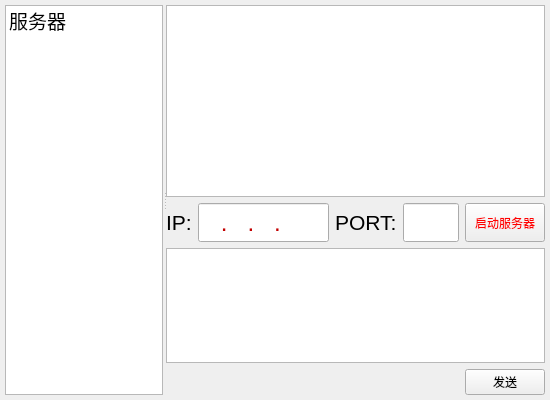
<?xml version="1.0" encoding="UTF-8"?>
<ui version="4.0">
 <class>ChatSocket</class>
 <widget class="QWidget" name="ChatSocket">
  <property name="geometry">
   <rect>
    <x>0</x>
    <y>0</y>
    <width>550</width>
    <height>400</height>
   </rect>
  </property>
  <property name="windowTitle">
   <string>聊天服务器</string>
  </property>
  <layout class="QHBoxLayout" name="horizontalLayout_3">
   <property name="spacing">
    <number>0</number>
   </property>
   <property name="leftMargin">
    <number>5</number>
   </property>
   <property name="topMargin">
    <number>5</number>
   </property>
   <property name="rightMargin">
    <number>5</number>
   </property>
   <property name="bottomMargin">
    <number>5</number>
   </property>
   <item>
    <widget class="QSplitter" name="splitter">
     <property name="sizePolicy">
      <sizepolicy hsizetype="Preferred" vsizetype="Preferred">
       <horstretch>0</horstretch>
       <verstretch>0</verstretch>
      </sizepolicy>
     </property>
     <property name="orientation">
      <enum>Qt::Horizontal</enum>
     </property>
     <property name="opaqueResize">
      <bool>true</bool>
     </property>
     <property name="handleWidth">
      <number>3</number>
     </property>
     <property name="childrenCollapsible">
      <bool>false</bool>
     </property>
     <widget class="QWidget" name="horizontalLayoutWidget">
      <layout class="QHBoxLayout" name="horizontalLayout_4">
       <property name="topMargin">
        <number>0</number>
       </property>
       <item>
        <widget class="QListWidget" name="listWidget">
         <property name="font">
          <font>
           <pointsize>14</pointsize>
          </font>
         </property>
         <property name="gridSize">
          <size>
           <width>0</width>
           <height>30</height>
          </size>
         </property>
         <property name="currentRow">
          <number>-1</number>
         </property>
         <item>
          <property name="text">
           <string>服务器</string>
          </property>
         </item>
        </widget>
       </item>
      </layout>
     </widget>
     <widget class="QWidget" name="verticalLayoutWidget">
      <layout class="QVBoxLayout" name="verticalLayout_2" stretch="5,1,3,1">
       <property name="sizeConstraint">
        <enum>QLayout::SetDefaultConstraint</enum>
       </property>
       <property name="topMargin">
        <number>0</number>
       </property>
       <item>
        <widget class="QTextEdit" name="recv_textEdit">
         <property name="font">
          <font>
           <pointsize>18</pointsize>
          </font>
         </property>
         <property name="styleSheet">
          <string notr="true">color: rgb(0, 0, 195);</string>
         </property>
        </widget>
       </item>
       <item>
        <layout class="QHBoxLayout" name="horizontalLayout" stretch="1,7,2,3,3">
         <item>
          <widget class="QLabel" name="label">
           <property name="font">
            <font>
             <pointsize>16</pointsize>
            </font>
           </property>
           <property name="text">
            <string>IP:</string>
           </property>
          </widget>
         </item>
         <item>
          <widget class="QLineEdit" name="ipLineEdit">
           <property name="sizePolicy">
            <sizepolicy hsizetype="Expanding" vsizetype="Minimum">
             <horstretch>0</horstretch>
             <verstretch>0</verstretch>
            </sizepolicy>
           </property>
           <property name="font">
            <font>
             <pointsize>18</pointsize>
            </font>
           </property>
           <property name="styleSheet">
            <string notr="true">color: rgb(195, 0, 0);</string>
           </property>
           <property name="inputMask">
            <string>000.000.000.000</string>
           </property>
          </widget>
         </item>
         <item>
          <widget class="QLabel" name="label_2">
           <property name="font">
            <font>
             <pointsize>16</pointsize>
            </font>
           </property>
           <property name="text">
            <string>PORT:</string>
           </property>
          </widget>
         </item>
         <item>
          <widget class="QLineEdit" name="portLineEdit">
           <property name="sizePolicy">
            <sizepolicy hsizetype="Expanding" vsizetype="Minimum">
             <horstretch>0</horstretch>
             <verstretch>0</verstretch>
            </sizepolicy>
           </property>
           <property name="font">
            <font>
             <pointsize>18</pointsize>
            </font>
           </property>
           <property name="styleSheet">
            <string notr="true">color: rgb(195, 0, 0);</string>
           </property>
           <property name="inputMethodHints">
            <set>Qt::ImhNone</set>
           </property>
           <property name="maxLength">
            <number>5</number>
           </property>
          </widget>
         </item>
         <item>
          <widget class="QPushButton" name="btnServer">
           <property name="sizePolicy">
            <sizepolicy hsizetype="Minimum" vsizetype="Minimum">
             <horstretch>0</horstretch>
             <verstretch>0</verstretch>
            </sizepolicy>
           </property>
           <property name="styleSheet">
            <string notr="true">color: rgb(255, 0, 0);</string>
           </property>
           <property name="text">
            <string>启动服务器</string>
           </property>
          </widget>
         </item>
        </layout>
       </item>
       <item>
        <widget class="QTextEdit" name="send_textEdit">
         <property name="font">
          <font>
           <pointsize>18</pointsize>
          </font>
         </property>
        </widget>
       </item>
       <item>
        <layout class="QHBoxLayout" name="horizontalLayout_2">
         <item>
          <spacer name="horizontalSpacer">
           <property name="orientation">
            <enum>Qt::Horizontal</enum>
           </property>
           <property name="sizeHint" stdset="0">
            <size>
             <width>40</width>
             <height>20</height>
            </size>
           </property>
          </spacer>
         </item>
         <item>
          <widget class="QPushButton" name="btnSend">
           <property name="text">
            <string>发送</string>
           </property>
          </widget>
         </item>
        </layout>
       </item>
      </layout>
     </widget>
    </widget>
   </item>
  </layout>
 </widget>
 <resources/>
 <connections/>
</ui>
